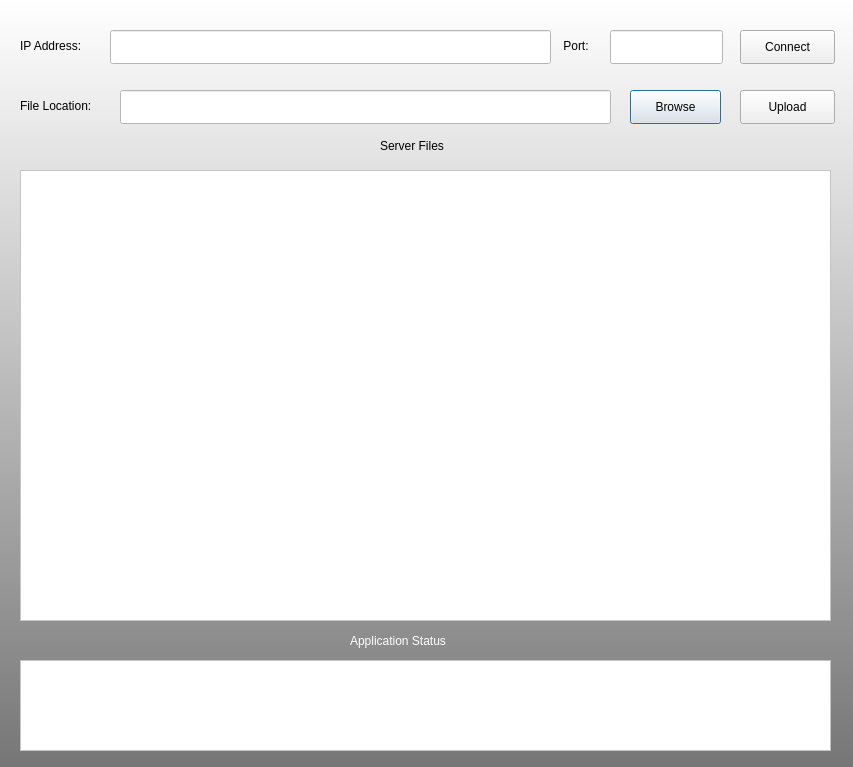
<?xml version="1.0" encoding="UTF-8"?>
<ui version="4.0">
 <class>Dialog</class>
 <widget class="QDialog" name="Dialog">
  <property name="geometry">
   <rect>
    <x>0</x>
    <y>0</y>
    <width>853</width>
    <height>767</height>
   </rect>
  </property>
  <property name="windowTitle">
   <string>Dialog</string>
  </property>
  <property name="styleSheet">
   <string notr="true">QDialog#Dialog{
background-color:qlineargradient(spread:pad, x1:1, y1:1, x2:1, y2:0, stop:0 rgba(118, 118, 118, 255), stop:1 rgba(255, 255, 255, 255));}</string>
  </property>
  <widget class="QLineEdit" name="fileLocation">
   <property name="geometry">
    <rect>
     <x>120</x>
     <y>90</y>
     <width>491</width>
     <height>34</height>
    </rect>
   </property>
   <property name="styleSheet">
    <string notr="true">background-color:white</string>
   </property>
  </widget>
  <widget class="QPushButton" name="browse">
   <property name="geometry">
    <rect>
     <x>630</x>
     <y>90</y>
     <width>91</width>
     <height>34</height>
    </rect>
   </property>
   <property name="text">
    <string>Browse</string>
   </property>
  </widget>
  <widget class="QPushButton" name="upload">
   <property name="geometry">
    <rect>
     <x>740</x>
     <y>90</y>
     <width>95</width>
     <height>34</height>
    </rect>
   </property>
   <property name="text">
    <string>Upload</string>
   </property>
  </widget>
  <widget class="QLineEdit" name="ipField">
   <property name="geometry">
    <rect>
     <x>110</x>
     <y>30</y>
     <width>441</width>
     <height>34</height>
    </rect>
   </property>
   <property name="styleSheet">
    <string notr="true">background-color:white</string>
   </property>
  </widget>
  <widget class="QLineEdit" name="portField">
   <property name="geometry">
    <rect>
     <x>610</x>
     <y>30</y>
     <width>113</width>
     <height>34</height>
    </rect>
   </property>
   <property name="styleSheet">
    <string notr="true">background-color:white</string>
   </property>
  </widget>
  <widget class="QPushButton" name="connect">
   <property name="geometry">
    <rect>
     <x>740</x>
     <y>30</y>
     <width>95</width>
     <height>34</height>
    </rect>
   </property>
   <property name="text">
    <string>Connect</string>
   </property>
  </widget>
  <widget class="QTextBrowser" name="statusBox">
   <property name="geometry">
    <rect>
     <x>20</x>
     <y>660</y>
     <width>811</width>
     <height>91</height>
    </rect>
   </property>
   <property name="styleSheet">
    <string notr="true">background-color:white</string>
   </property>
  </widget>
  <widget class="QLabel" name="label">
   <property name="geometry">
    <rect>
     <x>350</x>
     <y>630</y>
     <width>161</width>
     <height>22</height>
    </rect>
   </property>
   <property name="styleSheet">
    <string notr="true">font: 75 12pt &quot;MS Shell Dlg 2&quot;;color:white</string>
   </property>
   <property name="text">
    <string>Application Status</string>
   </property>
  </widget>
  <widget class="QScrollArea" name="scrollArea">
   <property name="geometry">
    <rect>
     <x>20</x>
     <y>170</y>
     <width>811</width>
     <height>451</height>
    </rect>
   </property>
   <property name="styleSheet">
    <string notr="true">background-color:white
</string>
   </property>
   <property name="widgetResizable">
    <bool>true</bool>
   </property>
   <widget class="QWidget" name="scrollAreaWidgetContents_2">
    <property name="geometry">
     <rect>
      <x>0</x>
      <y>0</y>
      <width>809</width>
      <height>449</height>
     </rect>
    </property>
   </widget>
  </widget>
  <widget class="QLabel" name="label_2">
   <property name="geometry">
    <rect>
     <x>380</x>
     <y>130</y>
     <width>101</width>
     <height>31</height>
    </rect>
   </property>
   <property name="styleSheet">
    <string notr="true">font: 75 10pt &quot;MS Shell Dlg 2&quot;;
font: 12pt &quot;MS Shell Dlg 2&quot;;</string>
   </property>
   <property name="text">
    <string>Server Files</string>
   </property>
  </widget>
  <widget class="QLabel" name="label_3">
   <property name="geometry">
    <rect>
     <x>20</x>
     <y>30</y>
     <width>81</width>
     <height>31</height>
    </rect>
   </property>
   <property name="styleSheet">
    <string notr="true">QDialog#lable_3{
background-color:qlineargradient(spread:pad, x1:1, y1:1, x2:1, y2:0, stop:0 rgba(118, 118, 118, 255), stop:1 rgba(255, 255, 255, 255));}</string>
   </property>
   <property name="text">
    <string>IP Address:</string>
   </property>
  </widget>
  <widget class="QLabel" name="label_4">
   <property name="geometry">
    <rect>
     <x>560</x>
     <y>30</y>
     <width>41</width>
     <height>31</height>
    </rect>
   </property>
   <property name="text">
    <string> Port:</string>
   </property>
  </widget>
  <widget class="QLabel" name="label_5">
   <property name="geometry">
    <rect>
     <x>20</x>
     <y>90</y>
     <width>91</width>
     <height>31</height>
    </rect>
   </property>
   <property name="text">
    <string>File Location:</string>
   </property>
  </widget>
 </widget>
 <resources/>
 <connections/>
</ui>
